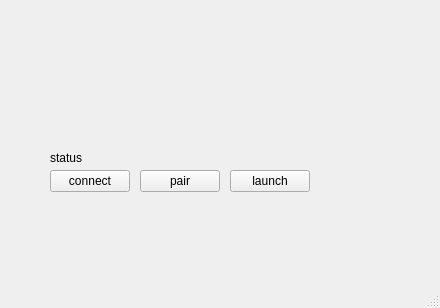
<?xml version="1.0" encoding="UTF-8"?>
<ui version="4.0">
 <class>MainWindow</class>
 <widget class="QMainWindow" name="MainWindow">
  <property name="geometry">
   <rect>
    <x>0</x>
    <y>0</y>
    <width>440</width>
    <height>308</height>
   </rect>
  </property>
  <property name="windowTitle">
   <string>MainWindow</string>
  </property>
  <widget class="QWidget" name="centralwidget">
   <widget class="QPushButton" name="connect_pushButton">
    <property name="geometry">
     <rect>
      <x>50</x>
      <y>170</y>
      <width>80</width>
      <height>22</height>
     </rect>
    </property>
    <property name="text">
     <string>connect</string>
    </property>
   </widget>
   <widget class="QLabel" name="status_label">
    <property name="geometry">
     <rect>
      <x>50</x>
      <y>150</y>
      <width>171</width>
      <height>16</height>
     </rect>
    </property>
    <property name="text">
     <string>status</string>
    </property>
   </widget>
   <widget class="QPushButton" name="pair_pushButton">
    <property name="geometry">
     <rect>
      <x>140</x>
      <y>170</y>
      <width>80</width>
      <height>22</height>
     </rect>
    </property>
    <property name="text">
     <string>pair</string>
    </property>
   </widget>
   <widget class="QPushButton" name="launch_pushButton">
    <property name="geometry">
     <rect>
      <x>230</x>
      <y>170</y>
      <width>80</width>
      <height>22</height>
     </rect>
    </property>
    <property name="text">
     <string>launch</string>
    </property>
   </widget>
  </widget>
  <widget class="QMenuBar" name="menubar">
   <property name="geometry">
    <rect>
     <x>0</x>
     <y>0</y>
     <width>440</width>
     <height>21</height>
    </rect>
   </property>
  </widget>
  <widget class="QStatusBar" name="statusbar"/>
 </widget>
 <resources/>
 <connections/>
</ui>
